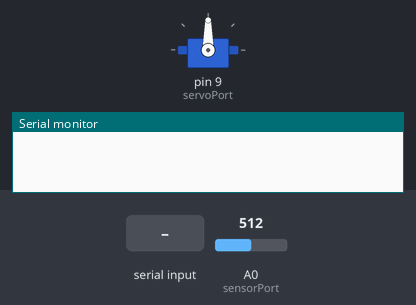
A sketch run on a simulated Arduino Uno, built with avr-gcc and run on an emulated ATmega328P. Shown: servo, the last lines printed to the serial monitor. The inputs (shaded band) are chosen by the test bench; at power-on: A0 (sensorPort) = 512.

Above: at 1.2 s.
1.3 s: "o90\n" received over Serial
At 2.1 s:
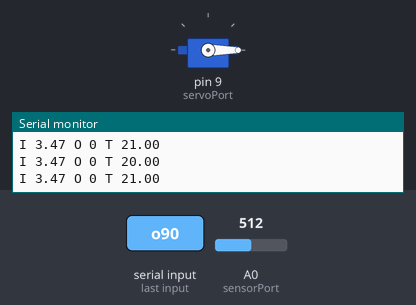
2.8 s: A0 (sensorPort) set to 592
At 3.3 s:
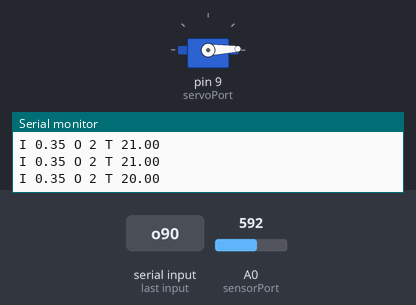
5.8 s: A0 (sensorPort) set to 618
At 6.7 s:
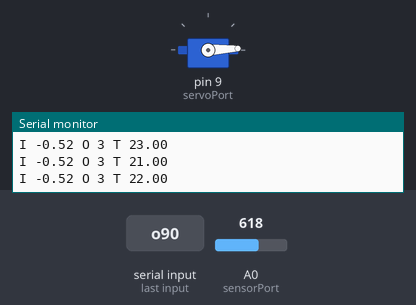
Timing chart, 0 to 8.8 s (numbered marks = the images above; inputs shaded):
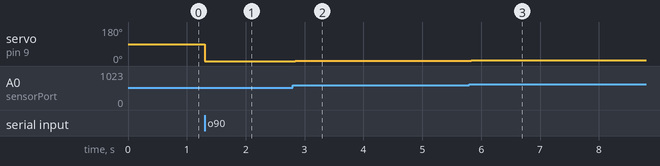

The sketch:

bridge.ino
```cpp
#include <Servo.h>

// Only Comms if On
bool on = false;

// PID Coefficients
double kP = 1;
double kI = 0;
double kD = 0;

// Tracks Time for PID
unsigned long currentTime = 0;
unsigned long previousTime = 0;
double elapsedTime = 0;

// Tracks Error for PID
double error = 0;
double lastError = 0;

// Tracks IO + setPoint
double input = 0;
double output = 0;
int servoOutput = 0;
double setPoint = 3;

// Tracks Error
double cumError = 0;
double rateError = 0;

// For Formatting Results
String formatOutput = "";
int outputSize = 200;

// Serial Port for Comms
int serialPort = 9600;

// Port for IR Sensor
int sensorPort = A0;

// Delays
int lowDelay = 2;
int highDelay = 10;

// Variables for Ultrasonic
long dur = 0;
long cm = 0;

// Ports for Servo
int servoPort = 9;
Servo myServo;

void setup() {
  // Starts Serial
  Serial.begin(serialPort);

  // Reserves Memory for Output Formatting
  formatOutput.reserve(outputSize);

  // Attaches Servo
  myServo.attach(servoPort);

  // Connects to IR Sensor
  pinMode(sensorPort, INPUT);
}

void loop() {
  // Only Gets Data and Writes Results if Ready
  if(on) {
    // Calculates cm from sensors (obtained from sensorCalib.xslx)
    input = 1851.6 * pow(analogRead(A0), -0.634) - 32;

    // Computes PID For Output
    output = computePID(input);

    // Formats Output to a Range of 0 to 180 Degrees
    servoOutput = min(max(0, int(output)), 180);

    Serial.println("I " + String(input) + " O " + String(servoOutput) + " T " +  String(elapsedTime));

    // Sets Servo Degrees
    myServo.write(servoOutput);
  }
}

void serialEvent() {
  char key = char(Serial.read());
  switch (key) {
    case 'f': // Turns off functionality
      on = false;
      Serial.println('f');
      break;
    case 'o': // Turns on functionality
      on = true;
      Serial.println('o');
      break;
    case 'u': // Updates PID values
      kP = Serial.parseFloat();
      kI = Serial.parseFloat();
      kD = Serial.parseFloat();
      setPoint = Serial.parseFloat();
      Serial.println('u');
      break;
  }
}

// Computes PID
double computePID(double inp) {
  currentTime = millis(); // Time
  elapsedTime = double(currentTime - previousTime); // Elapsed Time

  error = setPoint - inp; // Error
  cumError += error * elapsedTime; // Integral
  rateError = (error - lastError) / elapsedTime; // Derivative

  double out = kP * error + kI * cumError + kD * rateError; // PID Equation

  // For Next Iteration
  lastError = error;
  previousTime = currentTime;

  return out;
}
```

Measured:
- after the input at 1.3 s, servo on pin 9 (servoPort): 90° → 0° at once
- after the input at 2.8 s, servo on pin 9 (servoPort): 0° → 2° at once
- after the input at 5.8 s, servo on pin 9 (servoPort): 2° → 3° at once
